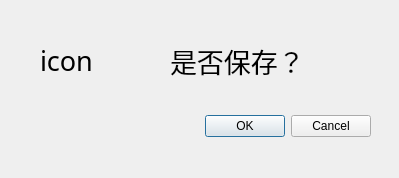
<?xml version="1.0" encoding="UTF-8"?>
<ui version="4.0">
 <class>Dialog</class>
 <widget class="QDialog" name="Dialog">
  <property name="geometry">
   <rect>
    <x>0</x>
    <y>0</y>
    <width>399</width>
    <height>178</height>
   </rect>
  </property>
  <property name="windowTitle">
   <string>Dialog</string>
  </property>
  <widget class="QDialogButtonBox" name="buttonBox">
   <property name="geometry">
    <rect>
     <x>30</x>
     <y>110</y>
     <width>341</width>
     <height>32</height>
    </rect>
   </property>
   <property name="orientation">
    <enum>Qt::Horizontal</enum>
   </property>
   <property name="standardButtons">
    <set>QDialogButtonBox::Cancel|QDialogButtonBox::Ok</set>
   </property>
  </widget>
  <widget class="QLabel" name="label">
   <property name="geometry">
    <rect>
     <x>170</x>
     <y>20</y>
     <width>161</width>
     <height>81</height>
    </rect>
   </property>
   <property name="font">
    <font>
     <family>Agency FB</family>
     <pointsize>20</pointsize>
    </font>
   </property>
   <property name="text">
    <string>是否保存？</string>
   </property>
  </widget>
  <widget class="QLabel" name="label_2">
   <property name="geometry">
    <rect>
     <x>40</x>
     <y>20</y>
     <width>111</width>
     <height>81</height>
    </rect>
   </property>
   <property name="font">
    <font>
     <family>Agency FB</family>
     <pointsize>20</pointsize>
    </font>
   </property>
   <property name="text">
    <string>icon</string>
   </property>
  </widget>
 </widget>
 <resources/>
 <connections>
  <connection>
   <sender>buttonBox</sender>
   <signal>accepted()</signal>
   <receiver>Dialog</receiver>
   <slot>accept()</slot>
   <hints>
    <hint type="sourcelabel">
     <x>248</x>
     <y>254</y>
    </hint>
    <hint type="destinationlabel">
     <x>157</x>
     <y>274</y>
    </hint>
   </hints>
  </connection>
  <connection>
   <sender>buttonBox</sender>
   <signal>rejected()</signal>
   <receiver>Dialog</receiver>
   <slot>reject()</slot>
   <hints>
    <hint type="sourcelabel">
     <x>316</x>
     <y>260</y>
    </hint>
    <hint type="destinationlabel">
     <x>286</x>
     <y>274</y>
    </hint>
   </hints>
  </connection>
 </connections>
</ui>
